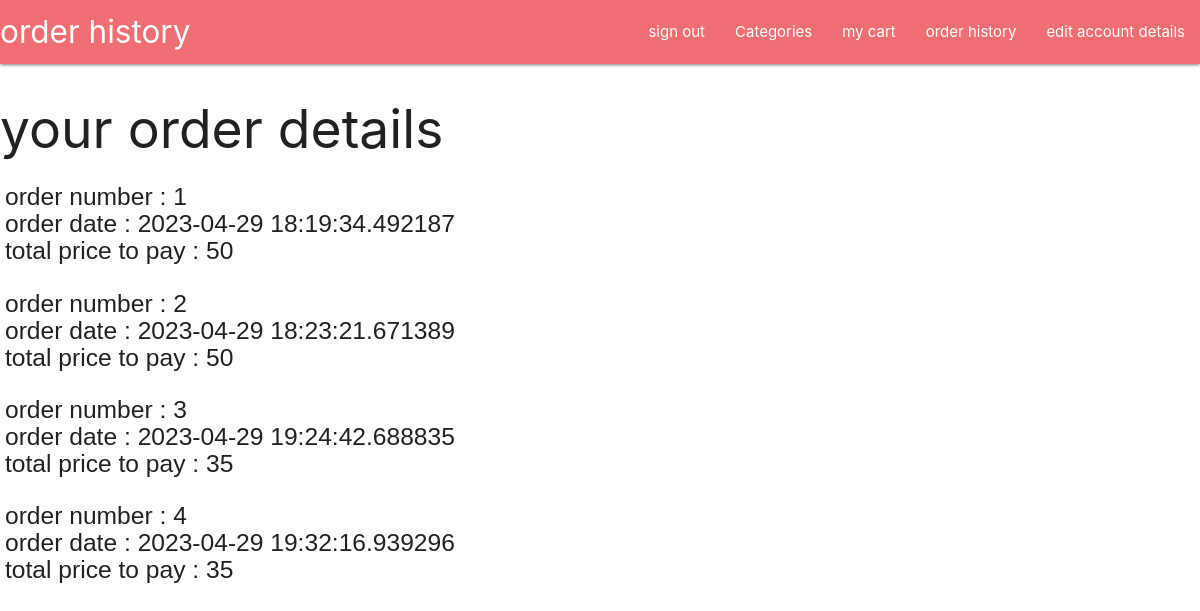
Page /order_history (signed in) on the earlier database version.
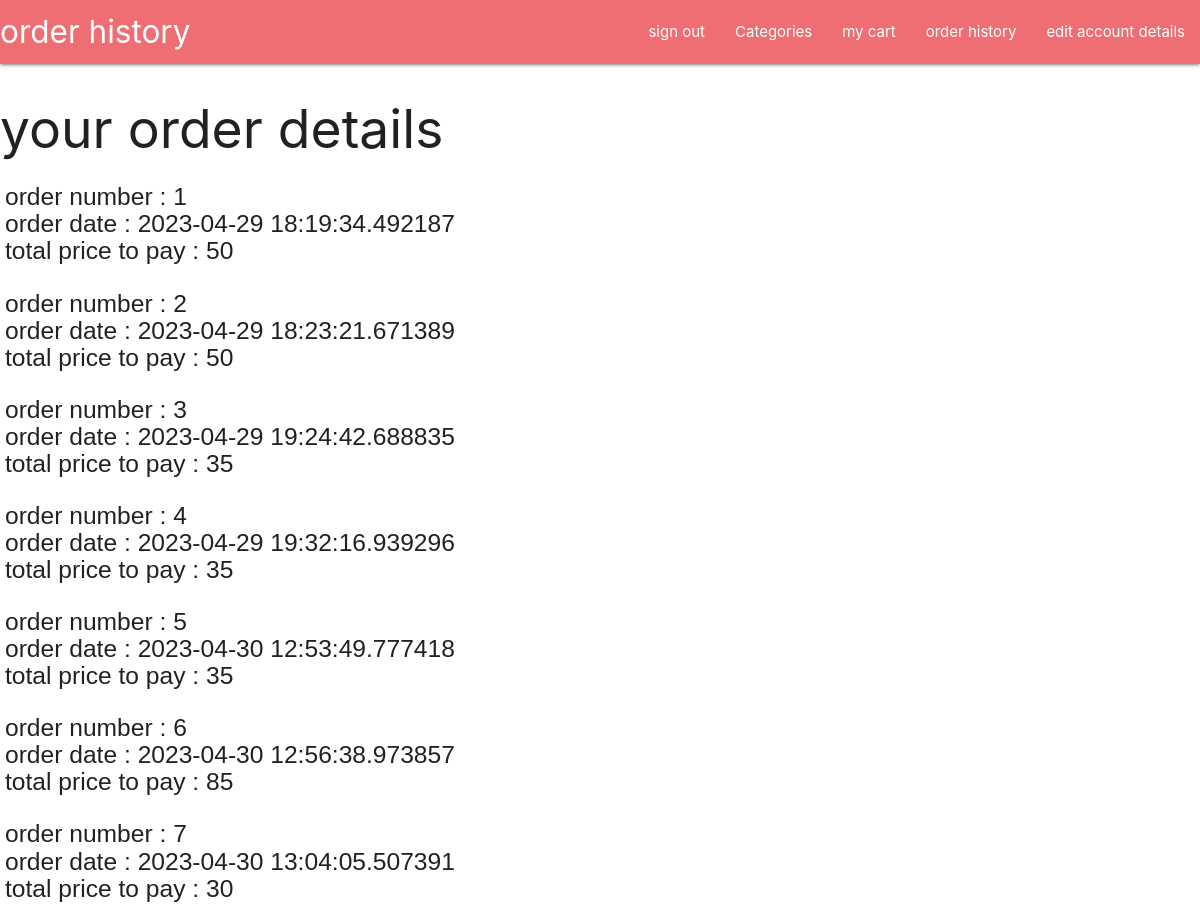
Same page on the later database version.
### models/delivery.py (models this page shows)
class Delivery(db.Model):
    id = db.Column(db.Integer,primary_key=True)
    is_delivered = db.Column(db.String(200),nullable=False)
    adress = db.Column(db.String(200),nullable=False)
    comment = db.Column(db.String(200),nullable=False)
    created = db.Column(db.DateTime)
    total_price = db.Column(db.Integer,nullable=False)
    cart_id = db.Column(db.Integer,db.ForeignKey('cart.id'))
    user_id = db.Column(db.Integer,db.ForeignKey('user.id'))

### routes/site.py (the view)
@site_bp.route('/order_history')
def order_history():
        user = User.query.filter_by(username=request.cookies.get('username')).first()
        delivery = Delivery.query.all()
        return render_template('site/order_history.html',user=user , delivery=delivery)

### templates/site/order_history.html
{%extends 'layout.html'%} {%block content%}
<nav>
  <div class="nav-wrapper">
    <a class="brand-logo">order history </a>
    <ul id="nav-mobile" class="right hide-on-med-and-down">
      <li><a href="/sign_out">sign out</a></li>
      <li><a href="/categories">Categories</a></li>
      <li><a href="/cart">my cart</a></li>
      <li><a href="/order_history">order history </a></li>
      <li><a href="/edit_account_details">edit account details</a></li>
    </ul>
  </div>
</nav>
<h2>your order details </h2>
<h5 style="margin-left: 5px;font-family: 'Franklin Gothic Medium', 'Arial Narrow', Arial, sans-serif;">
  {%for delivery in user.deliveries%}
  <div style="margin-top: 25px;">
  <div>order number : {{delivery.id}}</div>
  <div>order date : {{delivery.created}}</div>
  <div>total price to pay : {{delivery.total_price}}</div>
</div>
  {%endfor%}
  </h5>
  {%endblock%}

Differences in the rows shown:
added Delivery: id "5", created "2023-04-30 12:53:49.777418", total_price "35"
added Delivery: id "6", created "2023-04-30 12:56:38.973857", total_price "85"
added Delivery: id "7", created "2023-04-30 13:04:05.507391", total_price "30"
